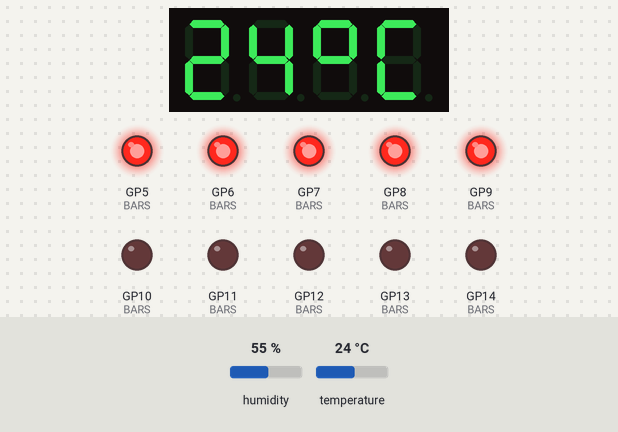
A sketch run on a simulated Raspberry Pi Pico W. Shown: 4-digit seven-segment display, output pins drawn as LEDs (lit = HIGH). Inputs (shaded band) come from the test bench; at power-on: humidity 55 %, temperature 24 °C.

Above: at 2.8 s.
2.9 s: humidity set to 22 %
At 5.2 s:
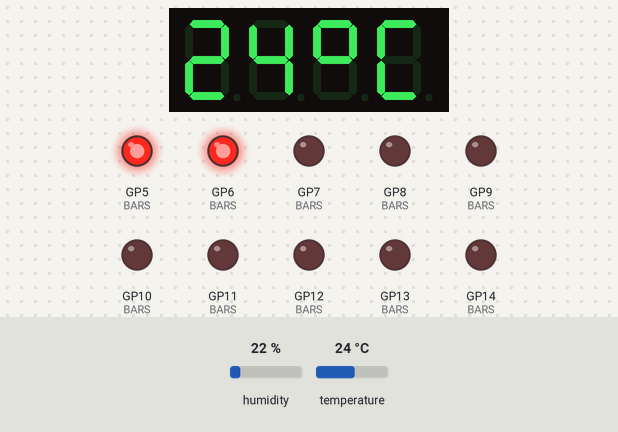
5.6 s: humidity set to 28 %
8.3 s: humidity set to 31 %
At 10.6 s:
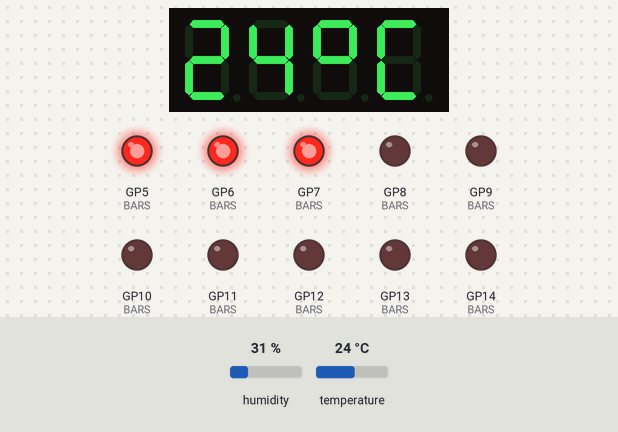
11.6 s: humidity set to 40 %
At 12.7 s:
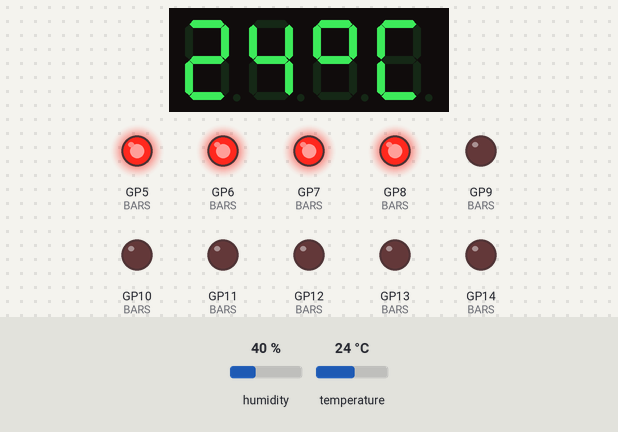
14.3 s: humidity set to 48 %
17.3 s: humidity set to 51 %
At 19.0 s:
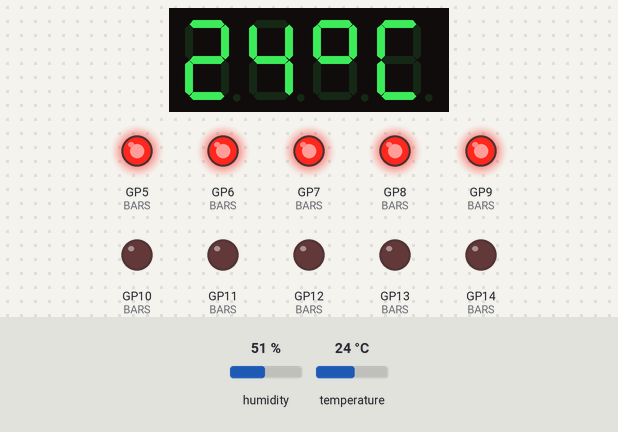
Timing chart, 0 to 20.5 s (numbered marks = the images above; inputs shaded):
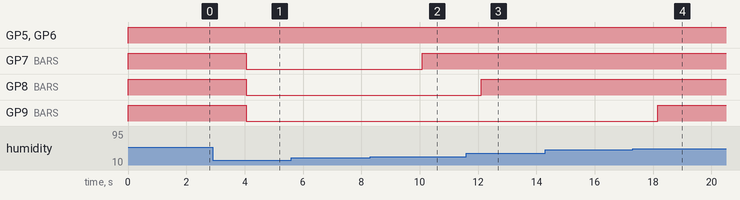

The sketch:

sketch.ino
```cpp
// Now turn this trash into treasure!
#include <TM1637.h>
#include <DHT.h>

TM1637 TM;

#define BAR_0 14
#define BAR_1 13
#define BAR_2 12
#define BAR_3 11
#define BAR_4 10
#define BAR_5 9
#define BAR_6 8
#define BAR_7 7
#define BAR_8 6
#define BAR_9 5

#define DHT_PIN 15
#define DHTTYPE DHT22

DHT dht(DHT_PIN, DHTTYPE);

const int BARS[10] = {
  BAR_0,
  BAR_1,
  BAR_2,
  BAR_3,
  BAR_4,
  BAR_5,
  BAR_6,
  BAR_7,
  BAR_8,
  BAR_9
};


void setup() {

  TM.begin(18,19,4);


  for (int pin : BARS) {
    pinMode(pin, OUTPUT);
  }
  dht.begin();
}
void loop() {
  float hum = dht.readHumidity();
  float temp = dht.readTemperature();

  if (isnan(hum) || isnan(temp)) {
    return;
  }

  int hum_bars = map(hum, 0, 100, 0, 10);

  for (int pin : BARS) {
    digitalWrite(pin, LOW);
  }
  for (int i = 0; i<hum_bars; i++) {
    digitalWrite(BARS[9-i], HIGH);
  }

  TM.displayCelsius(temp, (temp < -9) || (temp > 99));
  delay(2000);
}
```

Measured:
- the behaviour switches between 29 and 30 % on humidity (found by bisection; images 1 and 2)
- the behaviour switches between 49 and 50 % on humidity (found by bisection; images 3 and 4)
- after the input at 2.9 s, GP7 (BARS), GP8 (BARS), GP9 (BARS): HIGH → LOW after 1.1 s
- after the input at 8.3 s, GP7 (BARS): LOW → HIGH after 1.8 s
- after the input at 11.6 s, GP8 (BARS): LOW → HIGH after 0.51 s
- after the input at 17.3 s, GP9 (BARS): LOW → HIGH after 0.86 s
